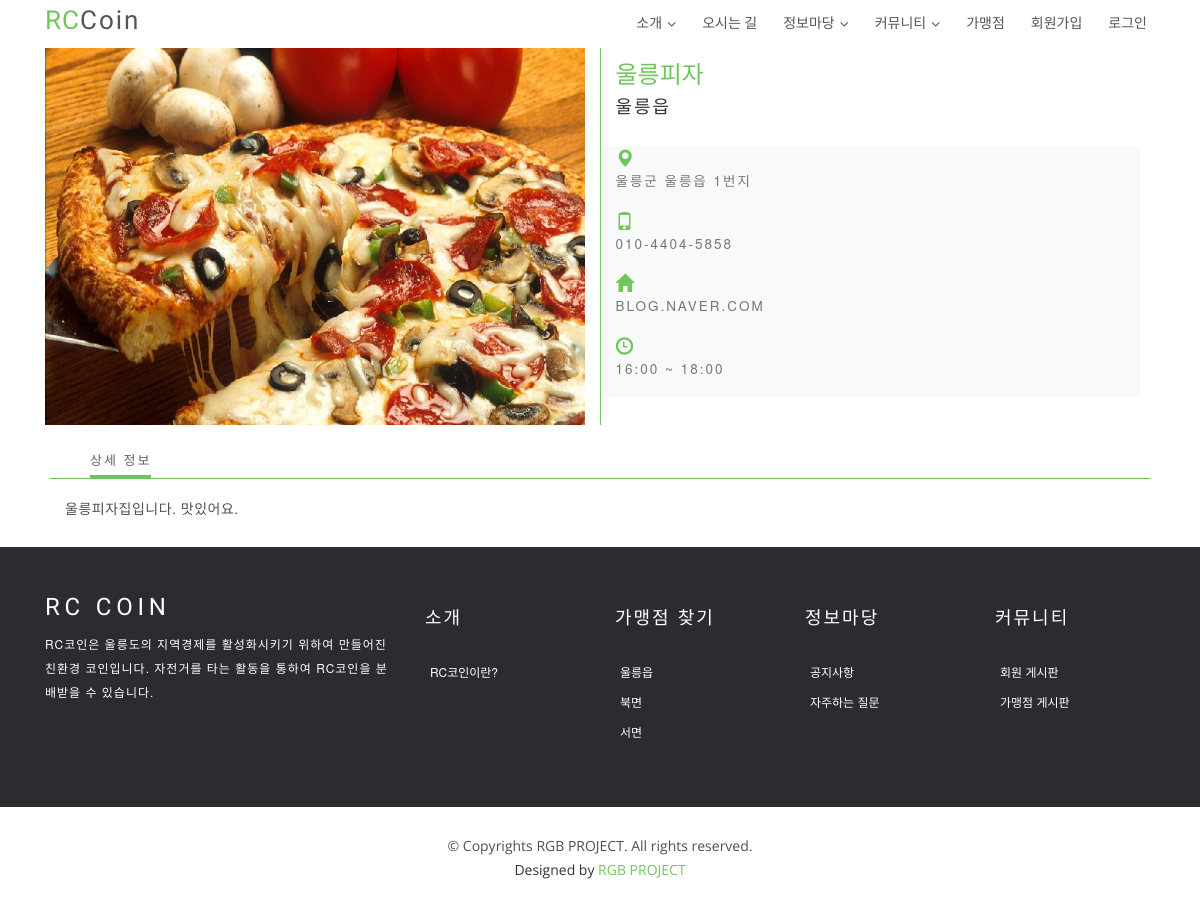
Screenshot of /store/store_list/detail/1/ with the database file from the repository.
### store/models.py (models this page shows, shortened)
class Photo(models.Model):
    store = models.ForeignKey('Store', on_delete=models.CASCADE)
    image = ThumbnailImageField(upload_to=upload_path_handler, null=True)
    upload_date = models.DateTimeField(auto_now_add=True)
    location = models.ForeignKey(Location, null=True, on_delete=models.CASCADE)
    class Meta:
        ordering = ['store']

@python_2_unicode_compatible
class Store(models.Model):
    name = models.CharField(max_length=100, null=True)
    corporate_number = models.CharField(max_length=12, null=True)
    representative = models.ForeignKey(User, null=True, on_delete=models.CASCADE)
    category = models.ForeignKey(Category, null=True, on_delete=models.CASCADE)
    location = models.ForeignKey(Location, null=True, on_delete=models.CASCADE)
    address = models.CharField(max_length=100, null=True)
    phone_number = models.CharField(max_length=15, null=True)
    url = models.CharField(max_length=100, null=True)
    opening_hour = models.CharField(max_length=2, null=True)
    opening_minute = models.CharField(max_length=2, null=True)
    closing_hour = models.CharField(max_length=2, null=True)
    closing_minute = models.CharField(max_length=2, null=True)
    description = models.TextField(blank=True)
    registered_date = models.DateTimeField(auto_now_add=True, null=True)
    modified_date = models.DateTimeField(auto_now=True)
    status = models.CharField(max_length=1, null=True)

class Location(models.Model):
    loc = models.CharField(max_length=20)
    def __str__(self):
        return self.loc

### store/views.py (the view)
# urls.py: path('store_list/detail/<int:store_id>/', detailView, name='filteredStoresDetail')
def detailView (request, store_id=None):
    store = get_object_or_404(Store, pk=store_id)
    photo = get_object_or_404(Photo, store_id=store.pk)
    return render(request, 'store_list_detail.html', dict(store=store, photo=photo))

### store/templates/store_list_detail.html (shortened to what this page needs)
{% extends 'index_base.html' %}
{% load staticfiles %}
{% block head %}
<link href="//maxcdn.bootstrapcdn.com/bootstrap/3.3.0/css/bootstrap.min.css" rel="stylesheet" id="bootstrap-css">
{% endblock head %}
{% block content %}
<br><br>
<section id="contract">
<!DOCTYPE html>
<html>
    <body>
        <div class="container">
        	<div class="row justify-content-center">
                <div class="col-sm item-photo">
                    <img style="max-width:100%;" src="{{ photo.image.url }}" />
                </div>
                <div class="col-sm" style="border:0px solid gray">
                    <h3 style="color:#71c55d;">{{ store.name }}</h3>
                    <h4>{{ store.location }}</h4>
                    <br>
                    <div class="section" style="padding-bottom:20px;" >
                        <h4 class="title-attr" ><i class="glyphicon glyphicon-map-marker" style="color:#71c55d;"></i></h4>
                        <h4 class="title-attr"><small>{{ store.address }}</small></h4>
                    </div>
                    <div class="section" style="padding-bottom:20px;">
                        <h4 class="title-attr"><i class="glyphicon glyphicon-phone" style="color:#71c55d;"></i></h4>
                        <h4 class="title-attr"><small>{{ store.phone_number }}</small></h4>
                    </div>
                    <div class="section" style="padding-bottom:20px;">
                        <h4 class="title-attr"><i class="glyphicon glyphicon-home" style="color:#71c55d;"></i></h4>
                        <h4 class="title-attr"><small>{{ store.url }}</small></h4>
                    </div>
                    <div class="section" style="padding-bottom:20px;">
                        <h4 class="title-attr"><i class="glyphicon glyphicon-time" style="color:#71c55d;"></i></h4>
                        <h4 class="title-attr"><small>{{ store.opening_hour }}:{{ store.opening_minute }} ~ {{ store.closing_hour }}:{{ store.closing_minute }}</small></h4>
                    </div>
                </div>
            </div>
            <div class="row inner">
                <ul class="menu-items">
                    <li class="active">상세 정보</li>
                </ul>
                <div style="width:100%;border-top:1px solid #71c55d;">
                    <p style="padding:15px;">
                    {{ store.description}}
                    </p>
                </div>
            </div>
        </div>
    </body>
</html>
</section>
{% endblock %}

### static/css/style.css (style rules this page uses)
body { background-color: #fff; color: #333; }
h1, h2, h3, h4, h5, h6 { margin: 0; }
h4 { color: #000; font-size: 13px; font-weight: 700; letter-spacing: 2px; text-transform: uppercase; line-height: 2; }
ul { letter-spacing: 1px; }
li { color: #626262; font-size: 13px; font-weight: 400; letter-spacing: 2px; line-height: 30px; text-transform: capitalize; }
p { color: #505050; font-size: 14px; font-weight: 300; letter-spacing: 0.5px; line-height: 2; margin-bottom: 20px; }
ul { list-style-type: none; }

### store/templates/store_list_detail.html (style rules this page uses)
ul > li { margin-right:25px;font-weight:lighter;cursor:pointer }
li.active { border-bottom:3px solid #71c55d; }
.item-photo { display:flex;justify-content:center;align-items:center;border-right:1px solid #71c55d; }
.menu-items { list-style-type:none;font-size:11px;display:inline-flex;margin-bottom:0;margin-top:20px }
.section { width:100%;margin-left:-15px;padding:2px;padding-left:15px;padding-right:15px;background:#f8f9f9 }
.title-attr { margin-top:0;margin-bottom:0;color:black; }
.inner { padding-left: 20px; padding-right: 20px; }

### rows the page displays
Photo: image (picture)
Store: name "울릉피자", location "울릉읍", address "울릉군 울릉읍 1번지", phone_number "010-4404-5858", url "BLOG.NAVER.COM", opening_hour "16", opening_minute "00", closing_hour "18", closing_minute "00", description "울릉피자집입니다. 맛있어요."
